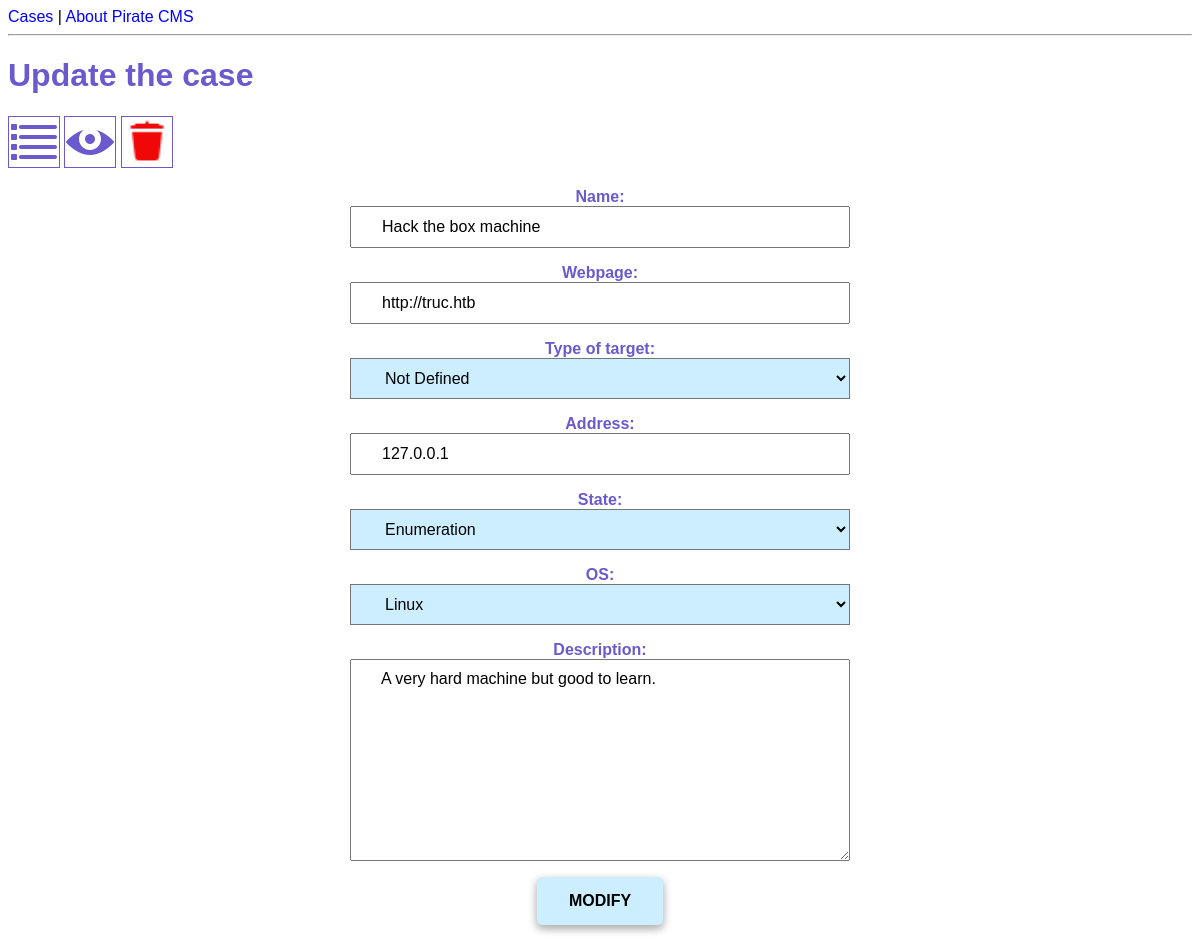
The page /cases/3/update/ on the database as committed earlier.
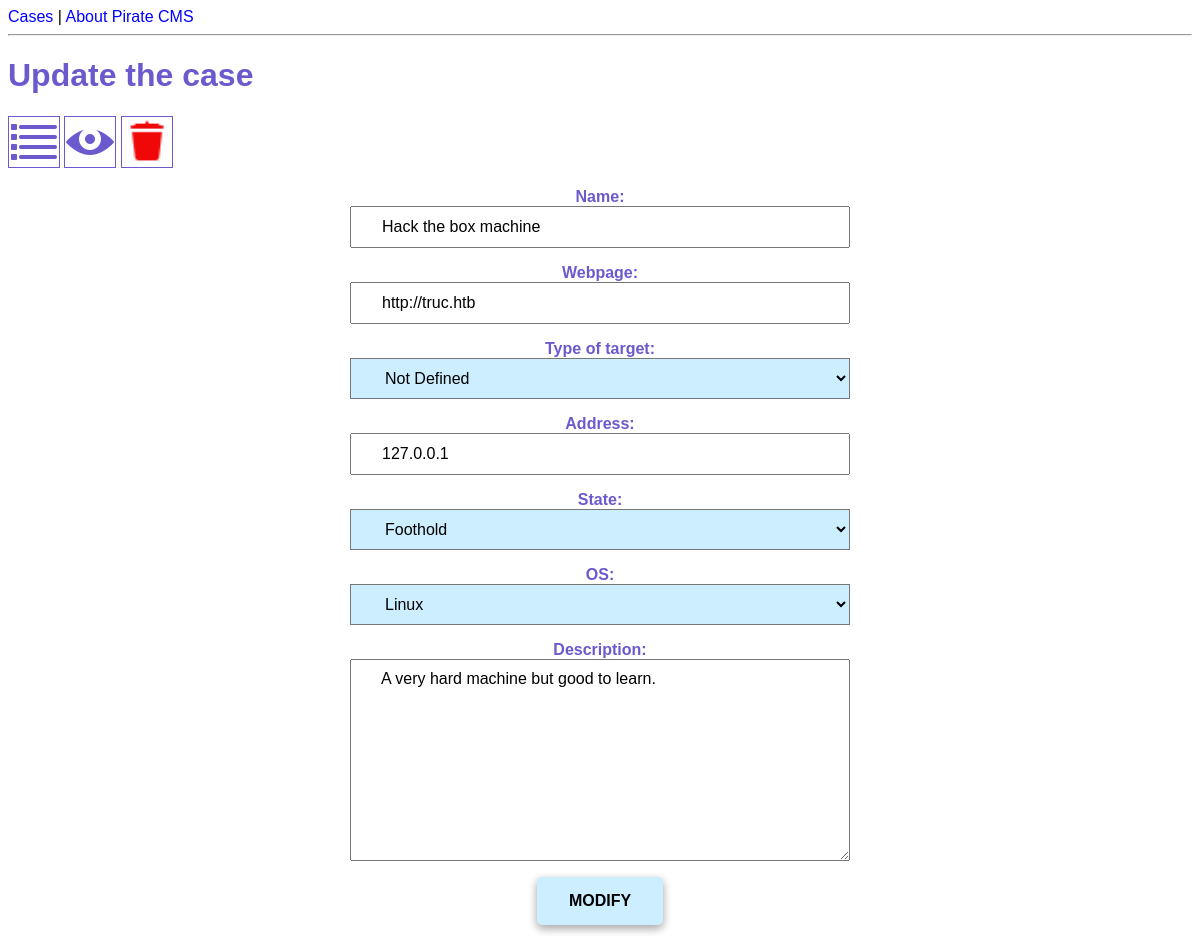
The same page on the database as committed later.
### cms/models.py (models this page shows, shortened)
class Case(models.Model):
    class State(models.TextChoices):
        ENUMERATION = 'Enumeration'
        FOOTHOLD = 'Foothold'
        PRIVESC = 'Privilege escalation'
        ROOTED = 'Rooted'
    class OperatingSystem(models.TextChoices):
        UNKNOWN = 'Unknown'
        LINUX = 'Linux'
        WINDOWS = 'Windows'
    class TypeTarget(models.TextChoices):
        CAPTURE_THE_FLAG = 'Capture the flag'
        BUG_BOUNTY = 'Bug bounty'
        IN_THE_WILD = 'In the wild'
        NOT_DEFINED = 'Not defined'
    name = models.fields.CharField(max_length=250, null=True)
    webpage = models.fields.URLField(null=True, blank=True)
    address = models.fields.CharField(max_length=250, null=True)
    description = models.fields.CharField(max_length=1000, null=True, blank=True)
    state = models.fields.CharField(choices=State.choices, max_length=20, default="Enumeration")
    OS = models.fields.CharField(choices=OperatingSystem.choices, max_length=10, default="Unknown")
    last_update = models.fields.DateField(null=True, default=date.today())
    type_of_target = models.fields.CharField(choices=TypeTarget.choices, max_length=20, default='Not defined')

### cms/views.py (the view)
# urls.py: path('cases/<int:id>/update/', views.case_update, name='case-update'),
def case_update(request, id):
    case = Case.objects.get(id=id)
    if request.method == 'POST':
        form = CaseUpdateForm(request.POST, instance=case)
        if form.is_valid():
            case.last_update = date.today()
            case.save()
            form.save()
            messages.add_message(request, messages.INFO, "The target has been updated successfully ...")
            return redirect('case-detail', case.id)
    else:
        form = CaseUpdateForm(instance=case)
    return render (request, 'cms/case_update.html', {'form': form, 'case': case})

### cms/templates/cms/case_update.html (shortened to what this page needs)
{% extends 'cms/base.html' %}
{% load static %}
{% block content %}
<h1>Update the case</h1>
<a href="{% url 'cases-list' %}">
    <img src="{% static 'cms/list_icon.png' %}" class="big_icons" title="Back to cases list">
</a>
<a href="{% url 'case-detail' case.id %}">
    <img  src="{% static 'cms/view_icon.png' %}" class="big_icons" title="Back to case details">
</a>
<a href="{% url 'case-delete' case.id %}">
    <img  src="{% static 'cms/delete_icon.png' %}" class="big_icons" title="Delete the case" width="50" height="50">
</a>
<form action="" method="post">
    {{ form.as_p }}
    <input type="submit" value="MODIFY" class="submit_btn">
</form>
{% endblock %}

Rows that differ between the two databases and show on the page:
changed Case "Hack the box machine": state "Enumeration" → "Foothold"
